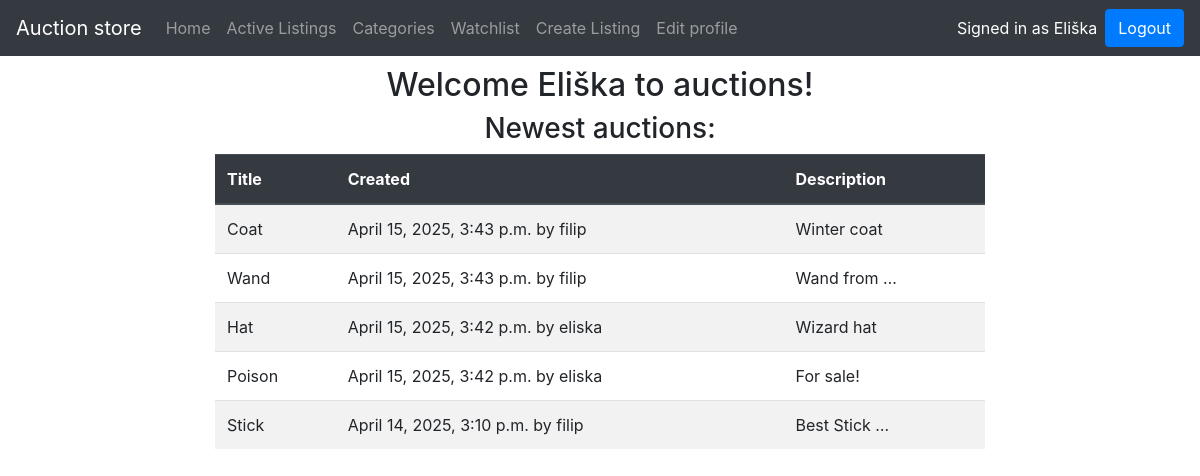
Screenshot of / (signed in) with the database file from the repository.
### auctions/models.py (models this page shows, shortened)
class Auction(models.Model):
    class Status(models.TextChoices):
        ACTIVE = 'AC', 'Active'
        INACTIVE = 'IN', 'Inactive'
    title = models.CharField(max_length=250)
    author = models.ForeignKey(
        settings.AUTH_USER_MODEL,
        on_delete=models.CASCADE,
        related_name = "user_auctions"
    )
    body = models.TextField()
    figure_url = models.CharField(max_length=250, blank=True, null=True)
    start_bid = models.PositiveIntegerField()
    created = models.DateTimeField(auto_now_add=True)
    updated = models.DateTimeField(auto_now=True)
    status = models.CharField(
        max_length = 2,
        choices = Status,
        default=Status.ACTIVE,
    )
    class Meta:
        ordering = ["-created"]
        indexes = [
            models.Index(fields=["-created"]),
        ]
    objects = models.Manager()
    active = ActiveManager()

### auctions/views.py (the view)
# urls.py: path("", views.index, name="index"),
def index(request):
    auctions = Auction.objects.all()[:5]
    return render(request, "auctions/index.html", {
        "auctions": auctions
    })

### auctions/templates/auctions/index.html
{% extends "auctions/layout.html" %}
{% block body %}
    {% if request.user.is_authenticated %}
        <h2 class="text-center">Welcome {{ request.user.first_name|default:request.user.username }} to auctions!</h2>
        <h3 class="text-center">Newest auctions:</h3>
        <div class="container" style="max-width: 800px;">
        <table class="table table-striped table-hover">
            <thead class="thead-dark">
            <tr>
                <th scope="col">Title</th>
                <th scope="col">Created</th>
                <th scope="col">Description</th>
            </tr>
            </thead>
        {% for auction in auctions  %}
            <tr onclick="window.location='#'" style="cursor: pointer;">
            <td>{{ auction.title }}</td>
            <td>{{ auction.created }} by {{ auction.author }}</td>
            <td>{{ auction.body|truncatewords:2 }}</td>
            </tr>
        {% endfor %}
        </table>
        </div>
    {% else %}
        <h2>Welcome to our auctions website!</h2>
        <h4>Log-in to continue</h4>
    {% endif %}
{% endblock body %}

### auctions/templates/auctions/layout.html (shortened to what this page needs)
{% load static %}
<!DOCTYPE html>
<html lang="en">
<head>
    <link rel="stylesheet" href="https://stackpath.bootstrapcdn.com/bootstrap/4.4.1/css/bootstrap.min.css">
    <link href="{% static 'auctions/styles.css' %}" rel="stylesheet">
</head>
<body>
    <nav class="navbar navbar-expand-lg navbar-dark bg-dark">
        <a class="navbar-brand" href="{% url "auctions:index" %}">Auction store</a>
        <div class="collapse navbar-collapse" id="navbarSupportedContent">
          <ul class="navbar-nav mr-auto">
            <li class="nav-item ">
              <a class="nav-link" href="{% url "auctions:index" %}">Home <span class="sr-only">(current)</span></a>
            </li>
            {% if request.user.is_authenticated %}
            <li class="nav-item ">
                <a class="nav-link" href="#">Active Listings <span class="sr-only">(current)</span></a>
            </li>
            <li class="nav-item ">
                <a class="nav-link" href="#">Categories <span class="sr-only">(current)</span></a>
            </li>
            <li class="nav-item ">
                <a class="nav-link" href="#">Watchlist <span class="sr-only">(current)</span></a>
            </li>
            <li class="nav-item ">
                <a class="nav-link" href="#">Create Listing <span class="sr-only">(current)</span></a>
            </li>
          <li class="nav-item ">
              <a class="nav-link" href="{% url "auctions:edit" %}">Edit profile <span class="sr-only">(current)</span></a>
          </li>
            {% endif %}
        </ul>
          <span class="form-inline my-2 my-lg-0">
            {% if request.user.is_authenticated %}
                <div class="pr-2 text-white">
                Signed in as {{ request.user.first_name|default:request.user.username }}
                </div>
                <form action="{% url "auctions:logout" %}" method="post" >
                    <button type="submit" class="btn btn-primary">Logout</button>
                </form>
            {% else %}
                <div class="pr-2">
                <a type="button" class="btn btn-primary" href="{% url "auctions:register" %}">Register</a>
                </div>
                <a type="button" class="btn btn-primary" href="{% url "auctions:login" %}">Log-in</a>
            {% endif %}
          </span>
        </div>
      </nav>
    <main>
    {% block body %}
    {% endblock %}
    </main>
</body>
</html>

### auctions/static/auctions/styles.css (style rules this page uses)
main { padding: 10px; }

### rows the page displays
Auction: title "Coat", created "April 15, 2025, 3:43 p.m.", author "filip", body "Winter coat"
Auction: title "Wand", created "April 15, 2025, 3:43 p.m.", author "filip", body "Wand from …"
Auction: title "Hat", created "April 15, 2025, 3:42 p.m.", author "eliska", body "Wizard hat"
Auction: title "Poison", created "April 15, 2025, 3:42 p.m.", author "eliska", body "For sale!"
Auction: title "Stick", created "April 14, 2025, 3:10 p.m.", author "filip", body "Best Stick …"

### other values shown
{{ request.user.first_name|default:request.user.username }} "Eliška"
